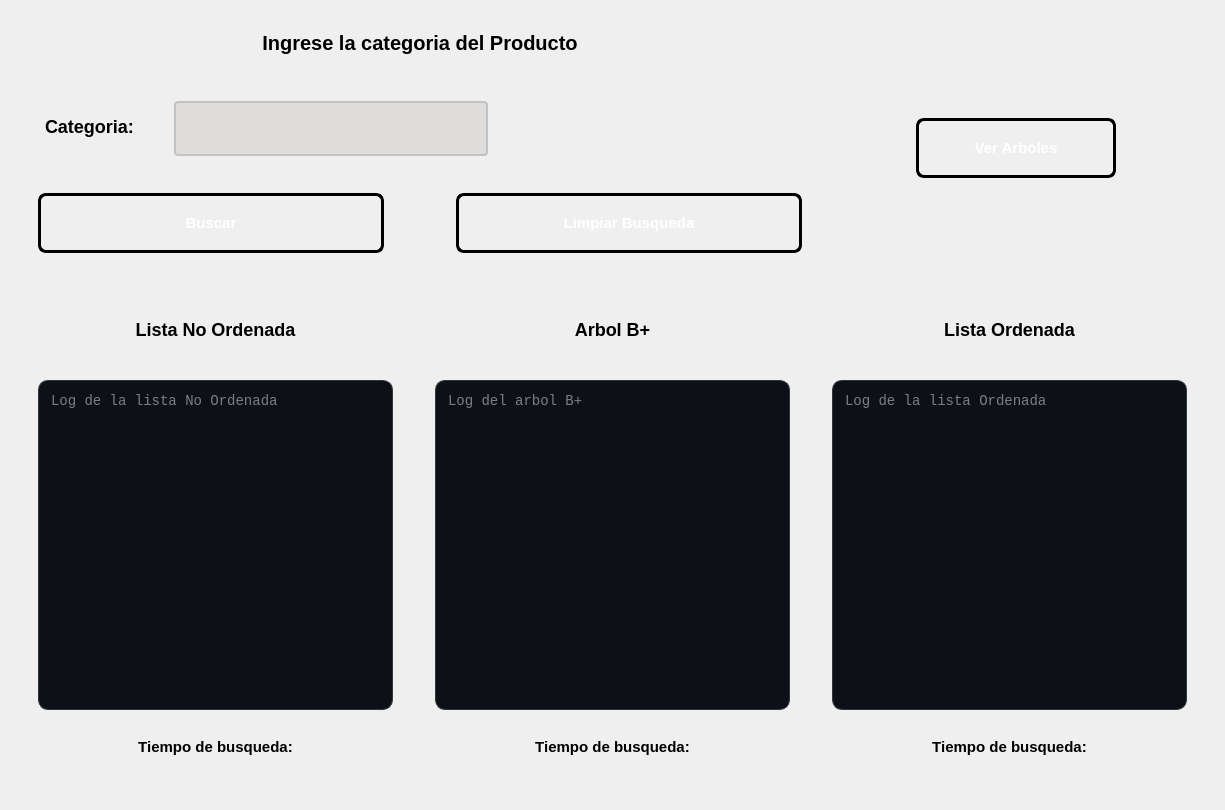
<?xml version="1.0" encoding="UTF-8"?>
<ui version="4.0">
 <class>PantallaBuscarPorCategoria</class>
 <widget class="QWidget" name="PantallaBuscarPorCategoria">
  <property name="geometry">
   <rect>
    <x>0</x>
    <y>0</y>
    <width>1225</width>
    <height>810</height>
   </rect>
  </property>
  <property name="windowTitle">
   <string>Form</string>
  </property>
  <layout class="QVBoxLayout" name="verticalLayout">
   <item>
    <widget class="QWidget" name="widget_3" native="true">
     <property name="minimumSize">
      <size>
       <width>300</width>
       <height>265</height>
      </size>
     </property>
     <property name="maximumSize">
      <size>
       <width>16777215</width>
       <height>300</height>
      </size>
     </property>
     <layout class="QHBoxLayout" name="horizontalLayout_5">
      <item>
       <layout class="QVBoxLayout" name="verticalLayout_2">
        <item>
         <widget class="QLabel" name="labelEntrada">
          <property name="minimumSize">
           <size>
            <width>800</width>
            <height>50</height>
           </size>
          </property>
          <property name="maximumSize">
           <size>
            <width>450</width>
            <height>50</height>
           </size>
          </property>
          <property name="styleSheet">
           <string notr="true">QLabel#labelEntrada {        
 
    color: qlineargradient(x1:0, y1:0, x2:1, y2:1, 
	stop:0 rgb(0, 0, 0), 
	stop:1 rgb(77, 5, 57));

  	 font-size: 20px;
    font-weight: bold;
    font-family: &quot;Segoe UI&quot;, Arial;
    
    background: transparent;
    padding: 2px;
    margin-bottom: 5px;
}

</string>
          </property>
          <property name="text">
           <string>Ingrese la categoria del Producto</string>
          </property>
          <property name="alignment">
           <set>Qt::AlignmentFlag::AlignCenter</set>
          </property>
         </widget>
        </item>
        <item>
         <widget class="QWidget" name="widget_16" native="true">
          <property name="minimumSize">
           <size>
            <width>800</width>
            <height>200</height>
           </size>
          </property>
          <property name="maximumSize">
           <size>
            <width>450</width>
            <height>16777215</height>
           </size>
          </property>
          <layout class="QVBoxLayout" name="verticalLayout_3">
           <item>
            <widget class="QWidget" name="widget_2" native="true">
             <property name="minimumSize">
              <size>
               <width>260</width>
               <height>80</height>
              </size>
             </property>
             <layout class="QHBoxLayout" name="horizontalLayout">
              <item>
               <layout class="QHBoxLayout" name="horizontalLayout_4">
                <item>
                 <widget class="QLabel" name="labelCategoria">
                  <property name="minimumSize">
                   <size>
                    <width>130</width>
                    <height>60</height>
                   </size>
                  </property>
                  <property name="styleSheet">
                   <string notr="true">QLabel#labelCategoria {        
 
    color: qlineargradient(x1:0, y1:0, x2:1, y2:1, 
	stop:0 rgb(0, 0, 0), 
	stop:1 rgb(8, 2, 48));

  	 font-size: 18px;
    font-weight: bold;
    font-family: &quot;Segoe UI&quot;, Arial;
    
    background: transparent;
    padding: 2px;
    margin-bottom: 5px;
}

</string>
                  </property>
                  <property name="text">
                   <string>Categoria:</string>
                  </property>
                  <property name="alignment">
                   <set>Qt::AlignmentFlag::AlignLeading|Qt::AlignmentFlag::AlignLeft|Qt::AlignmentFlag::AlignVCenter</set>
                  </property>
                 </widget>
                </item>
                <item>
                 <widget class="QLineEdit" name="textCategoria">
                  <property name="minimumSize">
                   <size>
                    <width>250</width>
                    <height>55</height>
                   </size>
                  </property>
                  <property name="styleSheet">
                   <string notr="true">QLineEdit#textCategoria {
    border: 2px solid #bdc3c7;
    border-radius: 4px;
    padding: 5px 10px;
    background-color: rgb(222, 221, 218);
	font-size: 15px;
    color: black;
    selection-background-color: #3498db;
}

QLineEdit#textCategoria:focus {
    border: 2px solid #3498db;
    background-color: #ffffff;
}

QLineEdit#textCategoria:disabled {
    background-color: rgba(0, 0, 0, 50);
    color: rgba(255, 255, 255, 60);      
    border: 1px dashed rgba(255, 255, 255, 30); 
}</string>
                  </property>
                 </widget>
                </item>
                <item>
                 <spacer name="horizontalSpacer">
                  <property name="orientation">
                   <enum>Qt::Orientation::Horizontal</enum>
                  </property>
                  <property name="sizeHint" stdset="0">
                   <size>
                    <width>40</width>
                    <height>20</height>
                   </size>
                  </property>
                 </spacer>
                </item>
               </layout>
              </item>
             </layout>
            </widget>
           </item>
           <item>
            <widget class="QWidget" name="widget_4" native="true">
             <property name="minimumSize">
              <size>
               <width>260</width>
               <height>80</height>
              </size>
             </property>
             <layout class="QHBoxLayout" name="horizontalLayout_3">
              <item>
               <widget class="QPushButton" name="btnBuscar">
                <property name="minimumSize">
                 <size>
                  <width>160</width>
                  <height>60</height>
                 </size>
                </property>
                <property name="styleSheet">
                 <string notr="true">QPushButton#btnBuscar {
    background-color: qlineargradient(spread:pad, x1:0, y1:0, x2:1, y2:1, 
                        stop:0 rgb(50, 143, 42), 
                        stop:1 rgb(255, 163, 72));
    
    border: 3px solid black;
    border-radius: 8px;
    
    color: white;
    font-family: &quot;Arial Black&quot;, Gadget, sans-serif;
    font-size: 15px;
    font-weight: bold;
    text-transform: uppercase;
    
    padding: 10px 25px;
}

QPushButton#btnBuscar:hover {
    background-color: qlineargradient(spread:pad, x1:0, y1:0, x2:1, y2:1, 
                        stop:0 rgb(77, 5, 57), 
                        stop:1 rgb(143, 240, 164));
    border-color: #f1c40f;
}


QPushButton#btnBuscar:pressed {
    background-color: #2c3e50;
    padding-top: 12px;
    padding-left: 27px;
}</string>
                </property>
                <property name="text">
                 <string>Buscar</string>
                </property>
               </widget>
              </item>
              <item>
               <widget class="QWidget" name="widget_12" native="true">
                <property name="minimumSize">
                 <size>
                  <width>60</width>
                  <height>0</height>
                 </size>
                </property>
                <property name="maximumSize">
                 <size>
                  <width>60</width>
                  <height>16777215</height>
                 </size>
                </property>
               </widget>
              </item>
              <item>
               <widget class="QPushButton" name="btnLimpiar">
                <property name="minimumSize">
                 <size>
                  <width>160</width>
                  <height>60</height>
                 </size>
                </property>
                <property name="styleSheet">
                 <string notr="true">QPushButton#btnLimpiar {
    background-color: qlineargradient(spread:pad, x1:0, y1:0, x2:1, y2:1, 
                        stop:0 rgb(198, 70, 0), 
                        stop:1 rgb(192, 97, 203));
    
    border: 3px solid black;
    border-radius: 8px;
    
    color: white;
    font-family: &quot;Arial Black&quot;, Gadget, sans-serif;
    font-size: 15px;
    font-weight: bold;
    text-transform: uppercase;
    
    padding: 10px 25px;
}

QPushButton#btnLimpiar:hover {
    background-color: qlineargradient(spread:pad, x1:0, y1:0, x2:1, y2:1, 
                        stop:0 rgb(77, 5, 57), 
                        stop:1 rgb(143, 240, 164));
    border-color: #f1c40f;
}


QPushButton#btnLimpiar:pressed {
    background-color: #2c3e50;
    padding-top: 12px;
    padding-left: 27px;
}</string>
                </property>
                <property name="text">
                 <string>Limpiar Busqueda</string>
                </property>
               </widget>
              </item>
             </layout>
            </widget>
           </item>
          </layout>
         </widget>
        </item>
       </layout>
      </item>
      <item>
       <widget class="QWidget" name="widget_5" native="true">
        <property name="minimumSize">
         <size>
          <width>360</width>
          <height>230</height>
         </size>
        </property>
        <layout class="QHBoxLayout" name="horizontalLayout_6">
         <item>
          <spacer name="horizontalSpacer_2">
           <property name="orientation">
            <enum>Qt::Orientation::Horizontal</enum>
           </property>
           <property name="sizeHint" stdset="0">
            <size>
             <width>40</width>
             <height>20</height>
            </size>
           </property>
          </spacer>
         </item>
         <item>
          <widget class="QPushButton" name="btnVerArboles">
           <property name="minimumSize">
            <size>
             <width>200</width>
             <height>60</height>
            </size>
           </property>
           <property name="maximumSize">
            <size>
             <width>150</width>
             <height>16777215</height>
            </size>
           </property>
           <property name="styleSheet">
            <string notr="true">QPushButton#btnVerArboles {
    background-color: qlineargradient(spread:pad, x1:0, y1:0, x2:1, y2:1, 
                        stop:0 rgb(8, 2, 48), 
                        stop:1 rgb(255, 163, 72));
    
    border: 3px solid black;
    border-radius: 8px;
    
    color: white;
    font-family: &quot;Arial Black&quot;, Gadget, sans-serif;
    font-size: 15px;
    font-weight: bold;
    text-transform: uppercase;
    
    padding: 10px 25px;
}

QPushButton#btnVerArboles:hover {
    background-color: qlineargradient(spread:pad, x1:0, y1:0, x2:1, y2:1, 
                        stop:0 rgb(38, 13, 173), 
                        stop:1 rgb(87, 227, 137));
    border-color: #f1c40f;
}


QPushButton#btnVerArboles:pressed {
    background-color: #2c3e50;
    padding-top: 12px;
    padding-left: 27px;
}</string>
           </property>
           <property name="text">
            <string>Ver Arboles</string>
           </property>
          </widget>
         </item>
         <item>
          <spacer name="horizontalSpacer_3">
           <property name="orientation">
            <enum>Qt::Orientation::Horizontal</enum>
           </property>
           <property name="sizeHint" stdset="0">
            <size>
             <width>40</width>
             <height>20</height>
            </size>
           </property>
          </spacer>
         </item>
        </layout>
       </widget>
      </item>
     </layout>
    </widget>
   </item>
   <item>
    <widget class="QWidget" name="widget" native="true">
     <property name="minimumSize">
      <size>
       <width>450</width>
       <height>300</height>
      </size>
     </property>
     <property name="maximumSize">
      <size>
       <width>16777215</width>
       <height>4500</height>
      </size>
     </property>
     <property name="styleSheet">
      <string notr="true"/>
     </property>
     <layout class="QHBoxLayout" name="horizontalLayout_2">
      <item>
       <widget class="QWidget" name="textListaOrdenada_2" native="true">
        <property name="minimumSize">
         <size>
          <width>290</width>
          <height>260</height>
         </size>
        </property>
        <layout class="QVBoxLayout" name="verticalLayout_6">
         <item>
          <widget class="QLabel" name="labelListaNoOrdenada">
           <property name="minimumSize">
            <size>
             <width>150</width>
             <height>40</height>
            </size>
           </property>
           <property name="maximumSize">
            <size>
             <width>16777215</width>
             <height>50</height>
            </size>
           </property>
           <property name="styleSheet">
            <string notr="true">QLabel#labelListaNoOrdenada {        
 
    color: qlineargradient(x1:0, y1:0, x2:1, y2:1, 
	stop:0 rgb(0, 0, 0), 
	stop:1 rgb(77, 5, 57));

  	 font-size: 18px;
    font-weight: bold;
    font-family: &quot;Segoe UI&quot;, Arial;
    
    background: transparent;
    padding: 2px;
    margin-bottom: 5px;
}

</string>
           </property>
           <property name="text">
            <string>Lista No Ordenada</string>
           </property>
           <property name="alignment">
            <set>Qt::AlignmentFlag::AlignCenter</set>
           </property>
          </widget>
         </item>
         <item>
          <widget class="QWidget" name="widget_9" native="true">
           <property name="minimumSize">
            <size>
             <width>0</width>
             <height>420</height>
            </size>
           </property>
           <property name="maximumSize">
            <size>
             <width>16777215</width>
             <height>400</height>
            </size>
           </property>
           <layout class="QVBoxLayout" name="verticalLayout_13">
            <item>
             <widget class="QTextEdit" name="textListaNoOrdenada">
              <property name="minimumSize">
               <size>
                <width>150</width>
                <height>330</height>
               </size>
              </property>
              <property name="maximumSize">
               <size>
                <width>16777215</width>
                <height>330</height>
               </size>
              </property>
              <property name="styleSheet">
               <string notr="true">QTextEdit#textListaNoOrdenada{
    background-color: #0D1117;   
    color: #E6EDF3;               
    border: 1px solid #30363D;     
    border-radius: 10px;          
    padding: 8px;
    font-family: Consolas, monospace;
    font-size: 14px;
}</string>
              </property>
              <property name="placeholderText">
               <string>Log de la lista No Ordenada</string>
              </property>
             </widget>
            </item>
            <item>
             <widget class="QLabel" name="labelTiempoNoOrdenada">
              <property name="minimumSize">
               <size>
                <width>250</width>
                <height>50</height>
               </size>
              </property>
              <property name="styleSheet">
               <string notr="true">QLabel#labelTiempoNoOrdenada {        
 
    color: qlineargradient(x1:0, y1:0, x2:1, y2:1, 
	stop:0 rgb(0, 0, 0), 
	stop:1 rgb(8, 2, 48));

  	 font-size: 15px;
    font-weight: bold;
    font-family: &quot;Segoe UI&quot;, Arial;
    
    background: transparent;
    padding: 2px;
    margin-bottom: 5px;
}

</string>
              </property>
              <property name="text">
               <string>Tiempo de busqueda:</string>
              </property>
              <property name="alignment">
               <set>Qt::AlignmentFlag::AlignCenter</set>
              </property>
             </widget>
            </item>
           </layout>
          </widget>
         </item>
        </layout>
       </widget>
      </item>
      <item>
       <widget class="QWidget" name="widget_content_3" native="true">
        <property name="minimumSize">
         <size>
          <width>290</width>
          <height>260</height>
         </size>
        </property>
        <layout class="QVBoxLayout" name="verticalLayout_5">
         <item>
          <widget class="QLabel" name="labelArbolBMas">
           <property name="minimumSize">
            <size>
             <width>150</width>
             <height>40</height>
            </size>
           </property>
           <property name="maximumSize">
            <size>
             <width>16777215</width>
             <height>50</height>
            </size>
           </property>
           <property name="styleSheet">
            <string notr="true">QLabel#labelArbolBMas {        
 
    color: qlineargradient(x1:0, y1:0, x2:1, y2:1, 
	stop:0 rgb(0, 0, 0), 
	stop:1 rgb(77, 5, 57));

  	 font-size: 18px;
    font-weight: bold;
    font-family: &quot;Segoe UI&quot;, Arial;
    
    background: transparent;
    padding: 2px;
    margin-bottom: 5px;
}

</string>
           </property>
           <property name="text">
            <string>Arbol B+</string>
           </property>
           <property name="alignment">
            <set>Qt::AlignmentFlag::AlignCenter</set>
           </property>
          </widget>
         </item>
         <item>
          <widget class="QWidget" name="widget_10" native="true">
           <property name="minimumSize">
            <size>
             <width>0</width>
             <height>420</height>
            </size>
           </property>
           <property name="maximumSize">
            <size>
             <width>16777215</width>
             <height>400</height>
            </size>
           </property>
           <layout class="QVBoxLayout" name="verticalLayout_14">
            <item>
             <widget class="QTextEdit" name="textArbolBMas">
              <property name="minimumSize">
               <size>
                <width>260</width>
                <height>330</height>
               </size>
              </property>
              <property name="maximumSize">
               <size>
                <width>16777215</width>
                <height>330</height>
               </size>
              </property>
              <property name="styleSheet">
               <string notr="true">QTextEdit#textArbolBMas{
    background-color: #0D1117;   
    color: #E6EDF3;               
    border: 1px solid #30363D;     
    border-radius: 10px;          
    padding: 8px;
    font-family: Consolas, monospace;
    font-size: 14px;
}</string>
              </property>
              <property name="placeholderText">
               <string>Log del arbol B+</string>
              </property>
             </widget>
            </item>
            <item>
             <widget class="QLabel" name="labelTiempoBMas">
              <property name="minimumSize">
               <size>
                <width>250</width>
                <height>50</height>
               </size>
              </property>
              <property name="styleSheet">
               <string notr="true">QLabel#labelTiempoBMas{        
 
    color: qlineargradient(x1:0, y1:0, x2:1, y2:1, 
	stop:0 rgb(0, 0, 0), 
	stop:1 rgb(8, 2, 48));

  	 font-size: 15px;
    font-weight: bold;
    font-family: &quot;Segoe UI&quot;, Arial;
    
    background: transparent;
    padding: 2px;
    margin-bottom: 5px;
}

</string>
              </property>
              <property name="text">
               <string>Tiempo de busqueda:</string>
              </property>
              <property name="alignment">
               <set>Qt::AlignmentFlag::AlignCenter</set>
              </property>
             </widget>
            </item>
           </layout>
          </widget>
         </item>
        </layout>
       </widget>
      </item>
      <item>
       <widget class="QWidget" name="widget_content_4" native="true">
        <property name="minimumSize">
         <size>
          <width>290</width>
          <height>260</height>
         </size>
        </property>
        <layout class="QVBoxLayout" name="verticalLayout_7">
         <item>
          <widget class="QLabel" name="labelListaOrdenada">
           <property name="minimumSize">
            <size>
             <width>150</width>
             <height>40</height>
            </size>
           </property>
           <property name="maximumSize">
            <size>
             <width>16777215</width>
             <height>50</height>
            </size>
           </property>
           <property name="styleSheet">
            <string notr="true">QLabel#labelListaOrdenada {        
 
    color: qlineargradient(x1:0, y1:0, x2:1, y2:1, 
	stop:0 rgb(0, 0, 0), 
	stop:1 rgb(77, 5, 57));

  	 font-size: 18px;
    font-weight: bold;
    font-family: &quot;Segoe UI&quot;, Arial;
    
    background: transparent;
    padding: 2px;
    margin-bottom: 5px;
}

</string>
           </property>
           <property name="text">
            <string>Lista Ordenada</string>
           </property>
           <property name="alignment">
            <set>Qt::AlignmentFlag::AlignCenter</set>
           </property>
          </widget>
         </item>
         <item>
          <widget class="QWidget" name="widget_11" native="true">
           <property name="minimumSize">
            <size>
             <width>0</width>
             <height>420</height>
            </size>
           </property>
           <property name="maximumSize">
            <size>
             <width>16777215</width>
             <height>400</height>
            </size>
           </property>
           <layout class="QVBoxLayout" name="verticalLayout_15">
            <item>
             <widget class="QTextEdit" name="textListaOrdenada">
              <property name="minimumSize">
               <size>
                <width>260</width>
                <height>330</height>
               </size>
              </property>
              <property name="maximumSize">
               <size>
                <width>16777215</width>
                <height>330</height>
               </size>
              </property>
              <property name="styleSheet">
               <string notr="true">QTextEdit#textListaOrdenada{
    background-color: #0D1117;   
    color: #E6EDF3;               
    border: 1px solid #30363D;     
    border-radius: 10px;          
    padding: 8px;
    font-family: Consolas, monospace;
    font-size: 14px;
}</string>
              </property>
              <property name="placeholderText">
               <string>Log de la lista Ordenada</string>
              </property>
             </widget>
            </item>
            <item>
             <widget class="QLabel" name="labelTiempoOrdenada">
              <property name="minimumSize">
               <size>
                <width>250</width>
                <height>50</height>
               </size>
              </property>
              <property name="styleSheet">
               <string notr="true">QLabel#labelTiempoOrdenada {        
 
    color: qlineargradient(x1:0, y1:0, x2:1, y2:1, 
	stop:0 rgb(0, 0, 0), 
	stop:1 rgb(8, 2, 48));

  	 font-size: 15px;
    font-weight: bold;
    font-family: &quot;Segoe UI&quot;, Arial;
    
    background: transparent;
    padding: 2px;
    margin-bottom: 5px;
}

</string>
              </property>
              <property name="text">
               <string>Tiempo de busqueda:</string>
              </property>
              <property name="alignment">
               <set>Qt::AlignmentFlag::AlignCenter</set>
              </property>
             </widget>
            </item>
           </layout>
          </widget>
         </item>
        </layout>
       </widget>
      </item>
     </layout>
    </widget>
   </item>
  </layout>
 </widget>
 <resources/>
 <connections/>
</ui>
